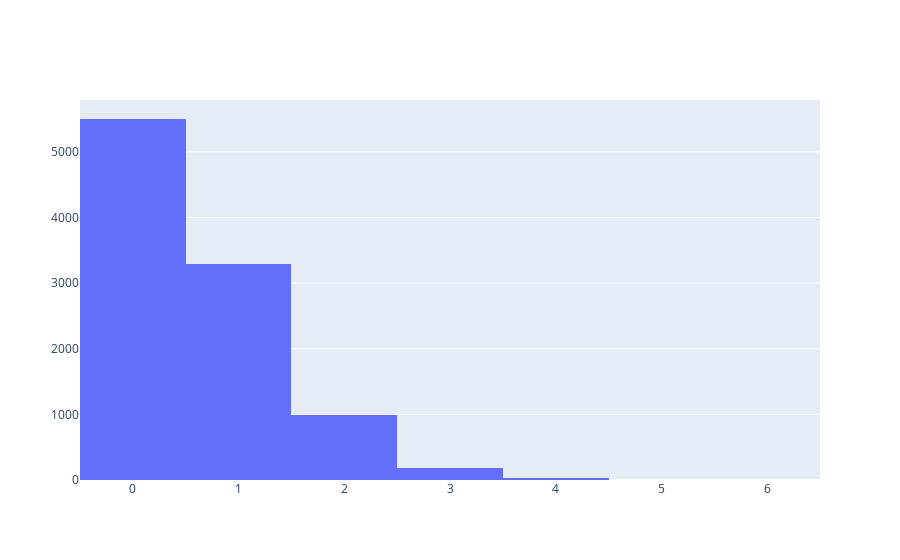

The notebook cell this image was saved under:
### Code cell
from scipy.stats import poisson
data_poisson = poisson.rvs(size=10000,mu=0.6)
fig = go.Figure(data=[go.Histogram(x=data_poisson)])
fig.show()

### Figure 1 — Plotly figure (JSON) as saved in the notebook; plotly's stock layout.template omitted (floating-point values rounded to 4 significant figures; data arrays with more than 128 entries replaced by an {"elided": "..."} marker saying what was removed)
{"data": [{"type": "histogram", "x": {"elided": "10000 int values"}}], "layout": {}}
